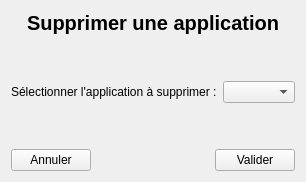
         <widget class="QWidget" name="supprpcapp">
          <layout class="QVBoxLayout" name="verticalLayout_10">
           <item>
            <widget class="QLabel" name="LINDICATIONSUPPRAPP">
             <property name="font">
              <font>
               <pointsize>15</pointsize>
               <bold>true</bold>
              </font>
             </property>
             <property name="text">
              <string>Supprimer une application</string>
             </property>
             <property name="alignment">
              <set>Qt::AlignmentFlag::AlignCenter</set>
             </property>
            </widget>
           </item>
           <item>
            <spacer name="verticalSpacer_19">
             <property name="orientation">
              <enum>Qt::Orientation::Vertical</enum>
             </property>
             <property name="sizeHint" stdset="0">
              <size>
               <width>20</width>
               <height>40</height>
              </size>
             </property>
            </spacer>
           </item>
           <item>
            <layout class="QHBoxLayout" name="horizontalLayout_29">
             <item>
              <widget class="QLabel" name="LSUPPRSELECTIONAPPSUPPR">
               <property name="text">
                <string>Sélectionner l'application à supprimer :</string>
               </property>
              </widget>
             </item>
             <item>
              <widget class="QComboBox" name="LISTOPTIONAPPSUPPR"/>
             </item>
            </layout>
           </item>
           <item>
            <spacer name="verticalSpacer_20">
             <property name="orientation">
              <enum>Qt::Orientation::Vertical</enum>
             </property>
             <property name="sizeHint" stdset="0">
              <size>
               <width>20</width>
               <height>40</height>
              </size>
             </property>
            </spacer>
           </item>
           <item>
            <layout class="QHBoxLayout" name="horizontalLayout_9">
             <item>
              <widget class="APushButton" name="IDC_CANCELSUPPRAPP">
               <property name="text">
                <string>Annuler</string>
               </property>
              </widget>
             </item>
             <item>
              <spacer name="horizontalSpacer_16">
               <property name="orientation">
                <enum>Qt::Orientation::Horizontal</enum>
               </property>
               <property name="sizeHint" stdset="0">
                <size>
                 <width>40</width>
                 <height>20</height>
                </size>
               </property>
              </spacer>
             </item>
             <item>
              <widget class="APushButton" name="IDC_VALIDERSUPRR">
               <property name="text">
                <string>Valider</string>
               </property>
              </widget>
             </item>
            </layout>
           </item>
          </layout>
         </widget>
